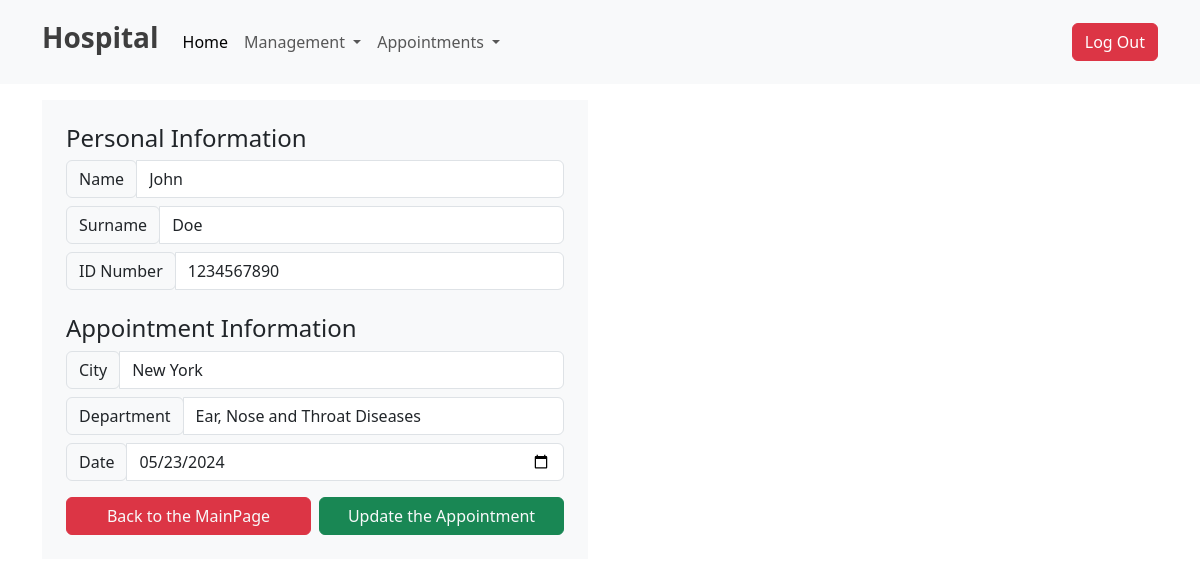
The app's page /update-appointment.php?updateid=1 with its own data.
### tables this page shows
CREATE TABLE `appointments` (
  `id` int(11) NOT NULL,
  `name` varchar(255) NOT NULL,
  `date` varchar(255) NOT NULL,
  `department` varchar(255) NOT NULL,
  `city` varchar(255) NOT NULL,
  `surname` varchar(255) NOT NULL,
  `id_number` int(11) NOT NULL
);

### update-appointment.php (the view, shortened to what this page needs)
<?php
include "./dbcon.php";
$id = $_GET["updateid"];
$sql = "Select * from `appointments`where id=$id";
$result = mysqli_query($dbcon, $sql);
$row = mysqli_fetch_assoc($result);
$name = $row['name'];
$surname = $row['surname'];
$id_number = $row['id_number'];
$city = $row['city'];
$department = $row['department'];
$date = $row['date'];
?>
<!DOCTYPE html>
<html lang="en">
<head>
    <link href="https://cdn.jsdelivr.net/npm/bootstrap@5.3.0/dist/css/bootstrap.min.css" rel="stylesheet" />
</head>
<body>
    <?php include './header.php'; ?>
    <section class="container rounded-3 mt-3">
        <div class="row">
            <form method="post" class="col col-md-6 d-flex flex-column align-items-center justify-content-center gap-3">
                <div class="w-100 bg-light rounded-3-4 p-4">
                    <h4>Personal Information</h4>
                    <div class="input-group mb-2">
                        <div class="input-group-prepend">
                            <div class="input-group-text">Name</div>
                        </div>
                        <input type="text" class="form-control" id="NameInput" name="name" required value=<?php echo $name; ?> />
                    </div>
                    <div class="input-group mb-2">
                        <div class="input-group-prepend">
                            <div class="input-group-text">Surname</div>
                        </div>
                        <input type="text" class="form-control" id="SurnameInput" name="surname" required value=<?php echo $surname; ?> />
                    </div>
                    <div class="input-group mb-4">
                        <div class="input-group-prepend">
                            <div class="input-group-text">ID Number</div>
                        </div>
                        <input type="text" class="form-control" id="IdInput" name="id_number" required value=<?php echo $id_number; ?> />
                    </div>
                    <h4>Appointment Information</h4>
                    <div class="input-group mb-2">
                        <div class="input-group-prepend">
                            <div class="input-group-text">City</div>
                        </div>
                        <select class="form-control" id="CityInput" name="city" required>
                            <option>
                                <?php echo $city; ?>
                            </option>
                        </select>
                    </div>
                    <div class="input-group mb-2">
                        <div class="input-group-prepend">
                            <div class="input-group-text">Department</div>
                        </div>
                        <select class="form-control" id="DepartmentInput" name="department" placeholder="Choose City" required>
                            <option>
                                <?php echo $department ?>
                            </option>
                        </select>
                    </div>
                    <div class="input-group mb-2">
                        <div class="input-group-prepend">
                            <div class="input-group-text">Date</div>
                        </div>
                        <input type="date" class="form-control" id="DateInput" name="date" required value=<?php echo $date; ?> />
                    </div>
                    <div class="d-flex gap-2 mt-3">
                        <button class="btn btn-danger w-100 rounded-2 text-light" type="button">
                            <a href="./home.php" class="nav-link">Back to the MainPage</a> </button>
                        <button class="btn btn-success w-100 rounded-2 text-light" id="BtnSubmit" name="submit" type="submit">
                            Update the Appointment
                        </button>
                    </div>
                </div>
            </form>
            <div class="col col-md-6 d-flex align-items-center justify-content-center">
            </div>
        </div>
    </section>
</body>
</html>

### records on screen
appointments: name "John", surname "Doe", id_number "1234567890", city "New York", department "Ear, Nose and Throat Diseases", date "05/23/2024"
